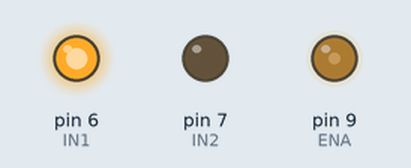
A sketch run on a simulated Arduino Uno, built with avr-gcc and run on an emulated ATmega328P. Parts: output pins drawn as LEDs (lit = HIGH).

Above: at 0.05 s.
At 10.05 s:
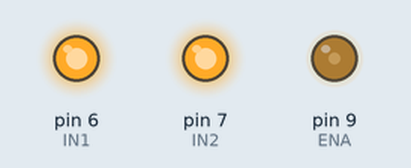
At 19.95 s:
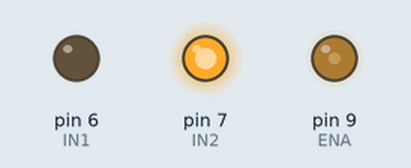
Timing chart, 0 to 23.0 s (numbered marks = the images above):
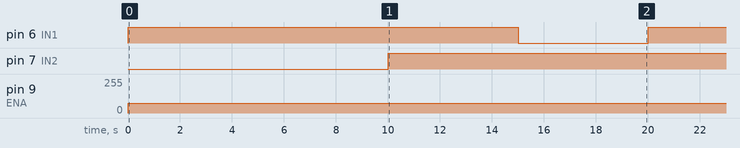

Measured:
- by itself, pin 6 (IN1), pin 7 (IN2): alternates HIGH for 15.0 s and LOW for 5.0 s
- by itself, pin 9 (ENA): 0/255 → 75/255 at 0.00 s

The sketch:

sketch_jul15b.ino
```cpp
const int IN1 = 6;
const int IN2 = 7;
const int ENA = 9;
void setup() {
  // put your setup code here, to run once:
  pinMode (IN1, OUTPUT);
  pinMode (IN2, OUTPUT);
  pinMode (ENA, OUTPUT);

}

void loop() {
  // put your main code here, to run repeatedly:
    analogWrite(ENA, 75);
  //analogWrite(ENB, 125);

  digitalWrite(IN1, HIGH);
  delay(5000);
  digitalWrite(IN2, LOW);
  delay(5000);
  digitalWrite(IN2, HIGH);
  delay(5000);
  digitalWrite(IN1, LOW);
  delay(5000);

}
```
